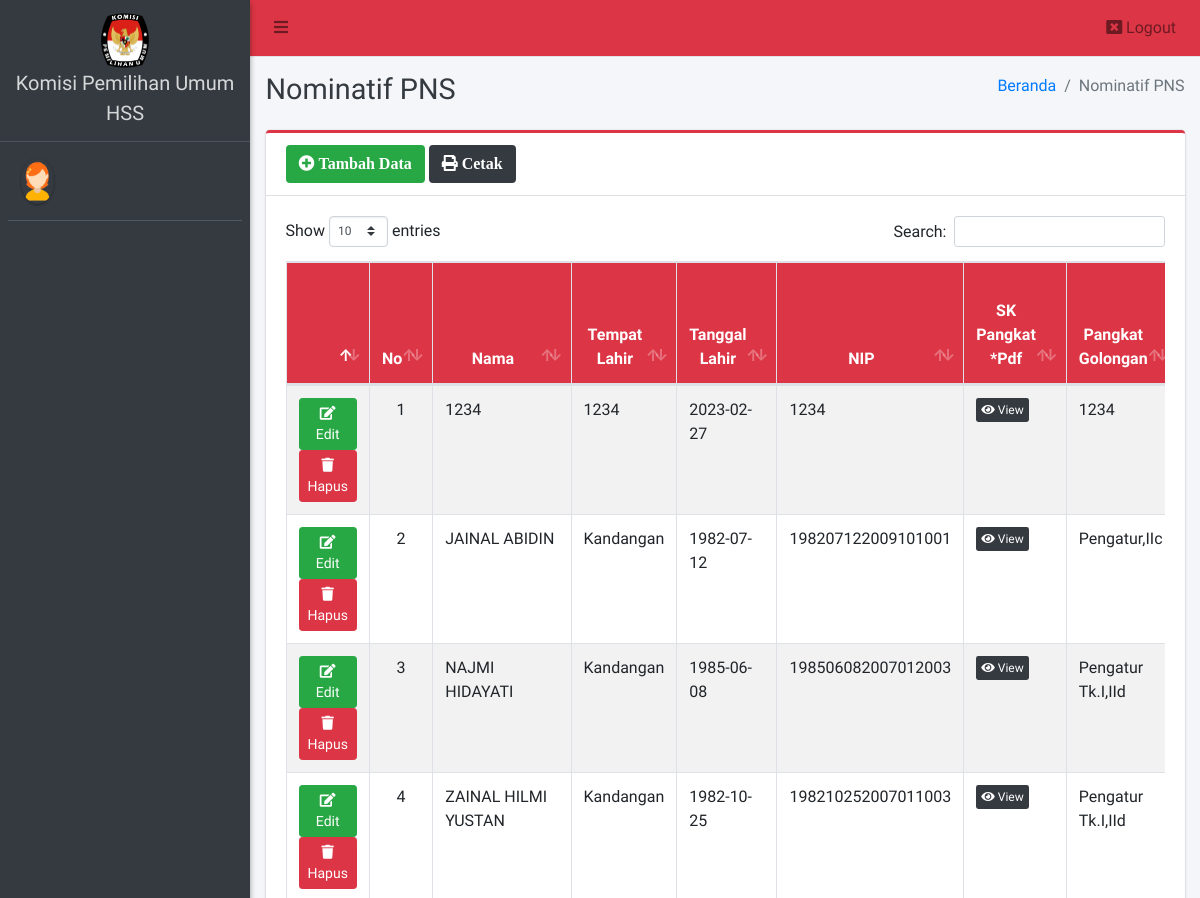
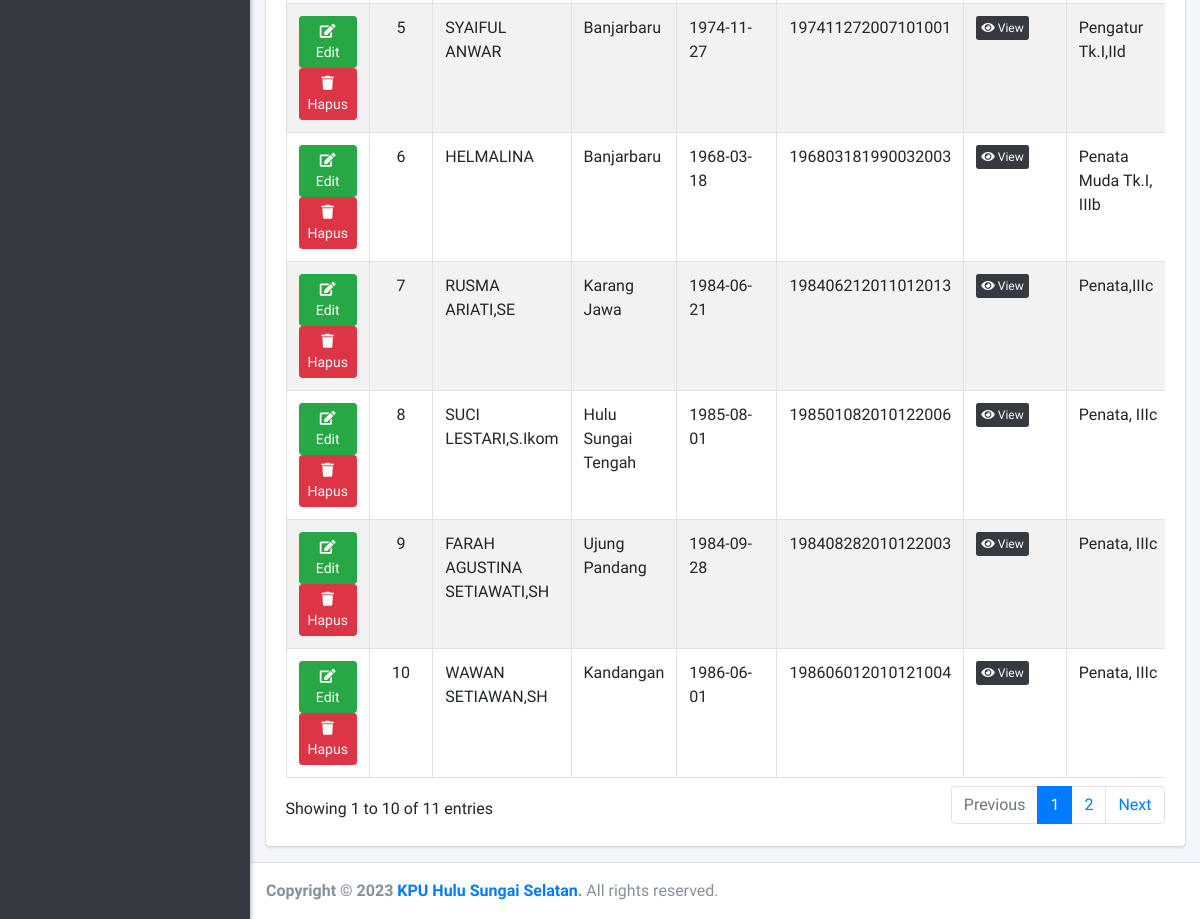
The app's page /admin/pns/index.php, older data (2 pictures, top to bottom).
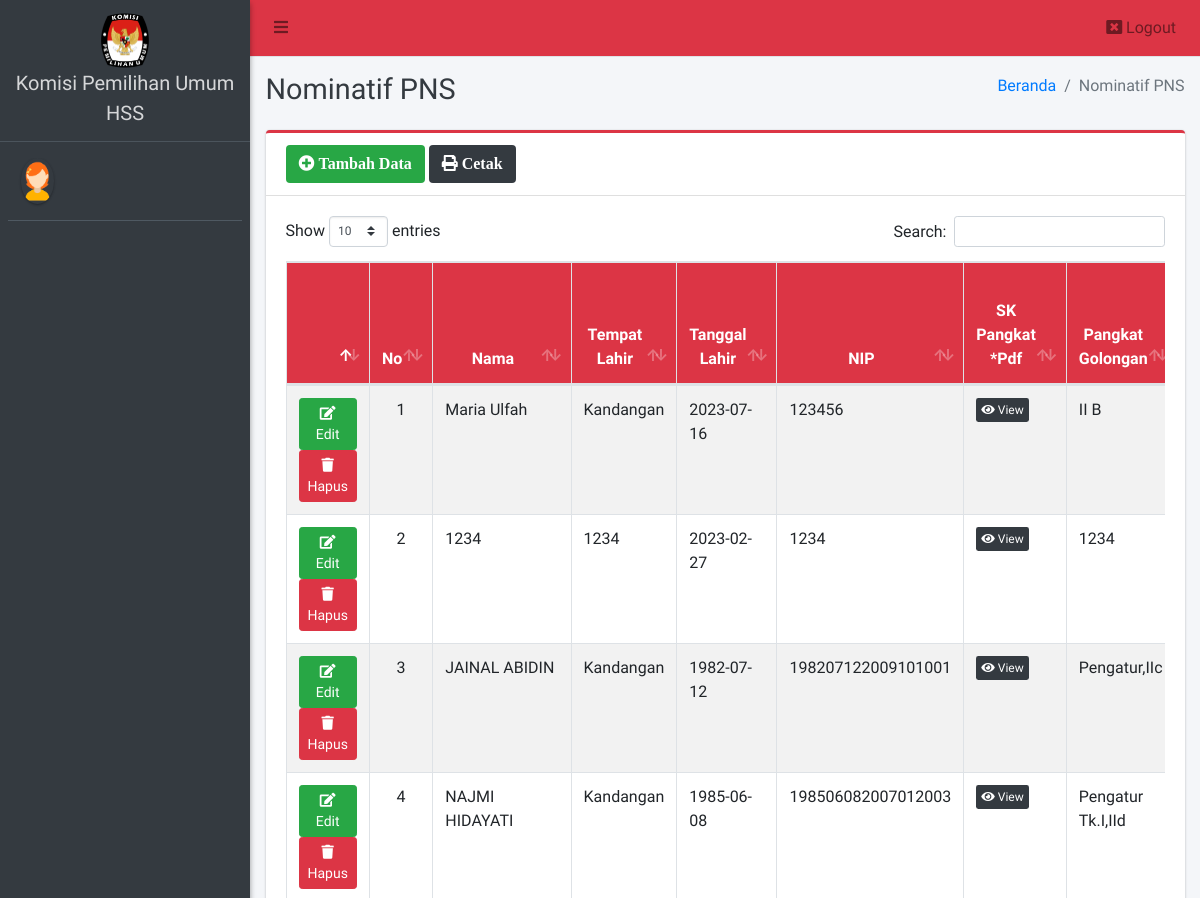
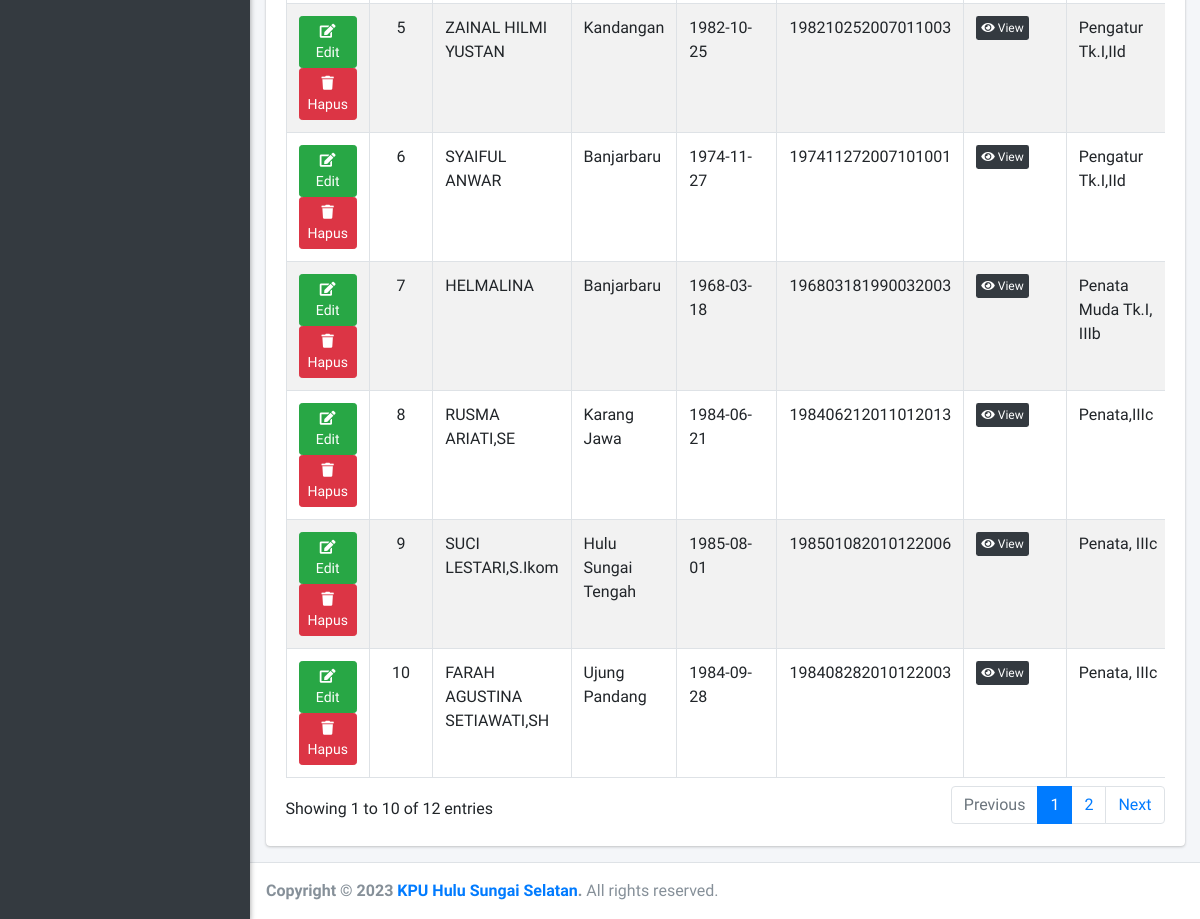
The same page, newer data (2 pictures, top to bottom).
### tables this page shows
CREATE TABLE `nominatif_pegawai` (
  `id_pegawai` int(11) NOT NULL,
  `nama_pegawai` varchar(50) DEFAULT NULL,
  `tempat_lahir` varchar(40) DEFAULT NULL,
  `tanggal_lahir` date DEFAULT NULL,
  `nip` varchar(20) DEFAULT NULL,
  `pangkat_gol` varchar(50) DEFAULT NULL,
  `pangkat_tmt` date DEFAULT NULL,
  `jabatan_struktural` varchar(50) DEFAULT NULL,
  `jabatan_tmt` date DEFAULT NULL,
  `no_sk_penempatan` varchar(50) DEFAULT NULL,
  `jk` varchar(50) DEFAULT NULL,
  `agama` varchar(50) DEFAULT NULL,
  `pendidikan_umum` varchar(50) DEFAULT NULL,
  `pendidikan_tmt` date DEFAULT NULL,
  `keterangan` text,
  `filepangkat` varchar(255) DEFAULT NULL,
  `filejabatan` varchar(255) DEFAULT NULL,
  `filepenempatan` varchar(255) DEFAULT NULL,
  `filependidikan` varchar(255) DEFAULT NULL,
  `id_user` int(11) DEFAULT NULL
);

### config/config.php (called while the page is built, shortened)
<?php
function base_url($url = null)
{
	$base_url = "http://localhost:8888/kpuhss_pegawai";
	if ($url != null) {
		return $base_url . "/" . $url;
	} else {
		return $base_url;
	}
}

### admin/pns/index.php (the view, shortened to what the changed rows need)
<?php
require '../../config/config.php';
require '../../config/koneksi.php';
?>
<!DOCTYPE html>
<html>
<?php
include '../../templates/head.php';
?>
<body class="hold-transition sidebar-mini layout-fixed">
    <div class="wrapper">
        <div class="content-wrapper">
            <div class="content-header">
                <div class="container-fluid">
                    <div class="row mb-2">
                        <div class="col-sm-6">
                            <h1 class="m-0 text-dark">Nominatif PNS</h1>
                        </div>
                    </div>
                </div>
            </div>
            <section class="content">
                <div class="container-fluid">
                    <div class="row">
                        <div class="col-12">
                            <div class="card card-red card-outline">
                                <div class="card-body">
                                    <div class="table-responsive">
                                        <table id="example1" class="table table-bordered table-striped">
                                            <thead class="bg-red">
                                                <tr align="center">
                                                    <th></th>
                                                    <th>No</th>
                                                    <th>Nama</th>
                                                    <th>Tempat Lahir</th>
                                                    <th>Tanggal Lahir</th>
                                                    <th>NIP</th>
                                                    <th>SK Pangkat *Pdf</th>
                                                    <th>Pangkat Golongan</th>
                                                </tr>
                                            </thead>
                                            <tbody style="background-color: white">
                                                <?php
                                                $no = 1;
                                                $data = $koneksi->query("SELECT * FROM nominatif_pegawai ORDER BY id_pegawai DESC");
                                                while ($row = $data->fetch_array()) {
                                                ?>
                                                    <tr>
                                                        <td align="center">
                                                            <a href="edit?id=<?= $row['id_pegawai'] ?>" class="btn btn-success btn-sm" title="Edit"><i class="fa fa-edit"></i> Edit</a>
                                                            <a href="hapus?id=<?= $row['id_pegawai'] ?>" class="btn btn-danger btn-sm alert-hapus" title="Hapus"><i class="fa fa-trash"></i> Hapus</a>
                                                        </td>
                                                        <td align="center"><?= $no++ ?></td>
                                                        <td><?= $row['nama_pegawai'] ?></td>
                                                        <td><?= $row['tempat_lahir'] ?></td>
                                                        <td><?= $row['tanggal_lahir'] ?></td>
                                                        <td><?= $row['nip'] ?></td>
                                                        <td><a target="_blank" href="<?= base_url(); ?>/file/<?= $row['filepangkat'] ?>" class="btn btn-xs bg-dark" title="View"><i class="fa fa-eye"></i> View</i></a></td>
                                                        <td><?= $row['pangkat_gol'] ?></td>
                                                    </tr>
                                                <?php } ?>
                                            </tbody>
                                        </table>
                                    </div>
                                </div>
                            </div>
                        </div>
                    </div>
                </div>
            </section>
        </div>
    </div>
</body>
</html>

Row changes from the older to the newer data that the page shows:
no longer on this page (row edited): nominatif_pegawai: nama_pegawai "WAWAN SETIAWAN,SH", tempat_lahir "Kandangan", tanggal_lahir "1986-06-01", nip "198606012010121004", pangkat_gol "Penata, IIIc"
added nominatif_pegawai: nama_pegawai "Maria Ulfah", tempat_lahir "Kandangan", tanggal_lahir "2023-07-16", nip "123456", pangkat_gol "II B"
Text that changed along with them:
text written by a page script: "Show entries Search: Showing 1 to 10 of 11 entries Previous 1 2 Next" → "Show entries Search: Showing 1 to 10 of 12 entries Previous 1 2 Next"
